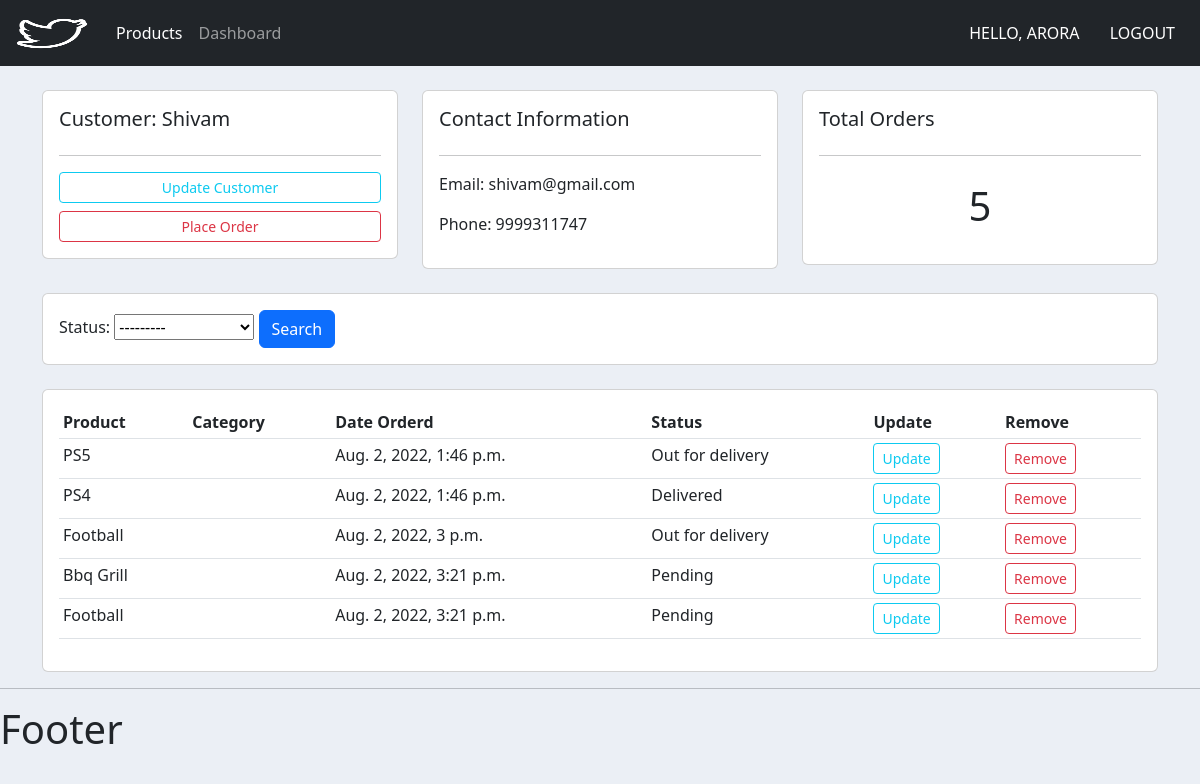
The app's page /customer/1/ (signed in) with its own data.
### accounts/models.py (models this page shows, shortened)
class Customer(models.Model):
    name = models.CharField(max_length=200, null=True)
    phone = models.CharField(max_length=200, null=True)
    email = models.CharField(max_length=200, null=True)
    date_created = models.DateTimeField(auto_now_add=True, null=True)
    def __str__(self):
        return self.name

class Order(models.Model):
    STATUS = (
        ('Pending', 'Pending'),
        ('Out for delivery', 'Out for delivery'),
        ('Delivered', 'Delivered'),
    )
    customer = models.ForeignKey(Customer, null=True, on_delete=models.SET_NULL)
    product = models.ForeignKey(Product, null=True, on_delete=models.SET_NULL)
    status = models.CharField(max_length=200, null=True, choices=STATUS)
    date_created = models.DateTimeField(auto_now_add=True, null=True)

class Product(models.Model):
    CATEGORY = (
        ('Indoor', 'Indoor'),
        ('Out Door', 'Out Door'),
    )
    name = models.CharField(max_length=200, null=True)
    price = models.FloatField(null=True)
    category = models.CharField(max_length=200, null=True, choices=CATEGORY)
    description = models.CharField(max_length=200, null=True)
    date_created = models.DateTimeField(auto_now_add=True, null=True)
    tags = models.ManyToManyField(Tag)
    def __str__(self):
        return self.name

### accounts/views.py (the view)
# urls.py: path('customer/<str:pk>/', views.customer, name='customer'),
@login_required(login_url='/login')
def customer(request, pk):
    try:
        customer = Customer.objects.get(id=pk)
        total_orders = Order.objects.filter(customer=customer).count()
        orders = Order.objects.filter(customer=customer)
        filter = OrderFilter(request.GET, queryset=orders)
        orders = filter.qs
    except Customer.DoesNotExist:
        customer = None
    return render(request, 'accounts/customer.html', {
        'customer': customer,
        'total_orders': total_orders,
        'orders': orders,
        'filter': filter
    })

### accounts/templates/accounts/customer.html
{% extends 'accounts/base.html' %}
{% block content %}
	<br>
<div class="row">
	<div class="col-md">
		<div class="card card-body">
			<h5>Customer: {{customer}}</h5>
			<hr>
			<a class="btn btn-outline-info  btn-sm btn-block mb-2" href="">Update Customer</a>
			<a class="btn btn-outline-danger  btn-sm btn-block" href="{% url 'accounts:create_order' customer.id %}">Place Order</a>
		</div>
	</div>
	<div class="col-md">
		<div class="card card-body">
			<h5>Contact Information</h5>
			<hr>
			<p>Email: {{customer.email}}</p>
			<p>Phone: {{customer.phone}}</p>
		</div>
	</div>
	<div class="col-md">
		<div class="card card-body">
			<h5>Total Orders</h5>
			<hr>
			<h1 style="text-align: center;padding: 10px">
				{{total_orders}}
			</h1>
		</div>
	</div>
</div>
<br>
<div class="row">
	<div class="col">
		<div class="card card-body">
			<form method="get">
				{{filter.form}}
		    <button class="btn btn-primary" type="submit">Search</button>
		  </form>
		</div>
	</div>
</div>
<br>
<div class="row">
	<div class="col-md">
		<div class="card card-body">
			<table class="table table-sm">
				<tr>
					<th>Product</th>
					<th>Category</th>
					<th>Date Orderd</th>
					<th>Status</th>
					<th>Update</th>
					<th>Remove</th>
				</tr>
				{% for i in orders %}
				<tr>
					<td>{{i.product}}</td>
					<td>{{i.category}}</td>
					<td>{{i.date_created}}</td>
					<td>{{i.status}}</td>
					<td>
						<a class="btn btn-outline-info  btn-sm btn-block" href="">Update</a>
					</td>
					<td>
						<a class="btn btn-outline-danger  btn-sm btn-block" href="">Remove</a>
					</td>
				{% endfor %}
			</table>
		</div>
	</div>
</div>
{% endblock %}

### accounts/templates/accounts/navbar.html (shortened to what this page needs)
{% load static %}
<link rel="stylesheet" type="text/css" href="{% static '/css/main.css' %}">
<nav class="navbar navbar-dark navbar-expand-lg bg-dark">
  <div class="container-fluid">
    <img class="navbar-brand logo" src="{% static 'images/logo.png' %}" />
    <div class="collapse navbar-collapse" id="navbarNav">
      <ul class="navbar-nav">
        <li class="nav-item">
          <a class="nav-link active" aria-current="page" href="{% url 'accounts:products'%}">Products</a>
        </li>
        <li class="nav-item">
          <a class="nav-link" href="{% url 'accounts:dashboard' %}">Dashboard</a>
        </li>
      </ul>
    </div>
    <div class="flex justify-content-around">
      <span class="text-white text-uppercase btn">Hello, {{request.user}}</span>
      <span><a href="{% url 'accounts:logout' %}" class="text-white text-uppercase btn">Logout</a></span>
    </div>
  </div>
</nav>

### static/css/main.css (style rules this page uses)
.logo { width: 80px; height: 50px; background-size: cover; background-position: center; background-repeat: no-repeat; filter: brightness(0) invert(1); }
body { background-color: #ebeff5; }

### records on screen
Customer: name "Shivam", email "shivam@gmail.com", phone "9999311747"
Order: product "PS5", date_created "Aug. 2, 2022, 1:46 p.m.", status "Out for delivery"
Order: product "PS4", date_created "Aug. 2, 2022, 1:46 p.m.", status "Delivered"
Order: product "Football", date_created "Aug. 2, 2022, 3 p.m.", status "Out for delivery"
Order: product "Bbq Grill", date_created "Aug. 2, 2022, 3:21 p.m.", status "Pending"
Order: product "Football", date_created "Aug. 2, 2022, 3:21 p.m.", status "Pending"

### other values on screen
{{ request.user }} "ARORA"
{{ total_orders }} "5"
